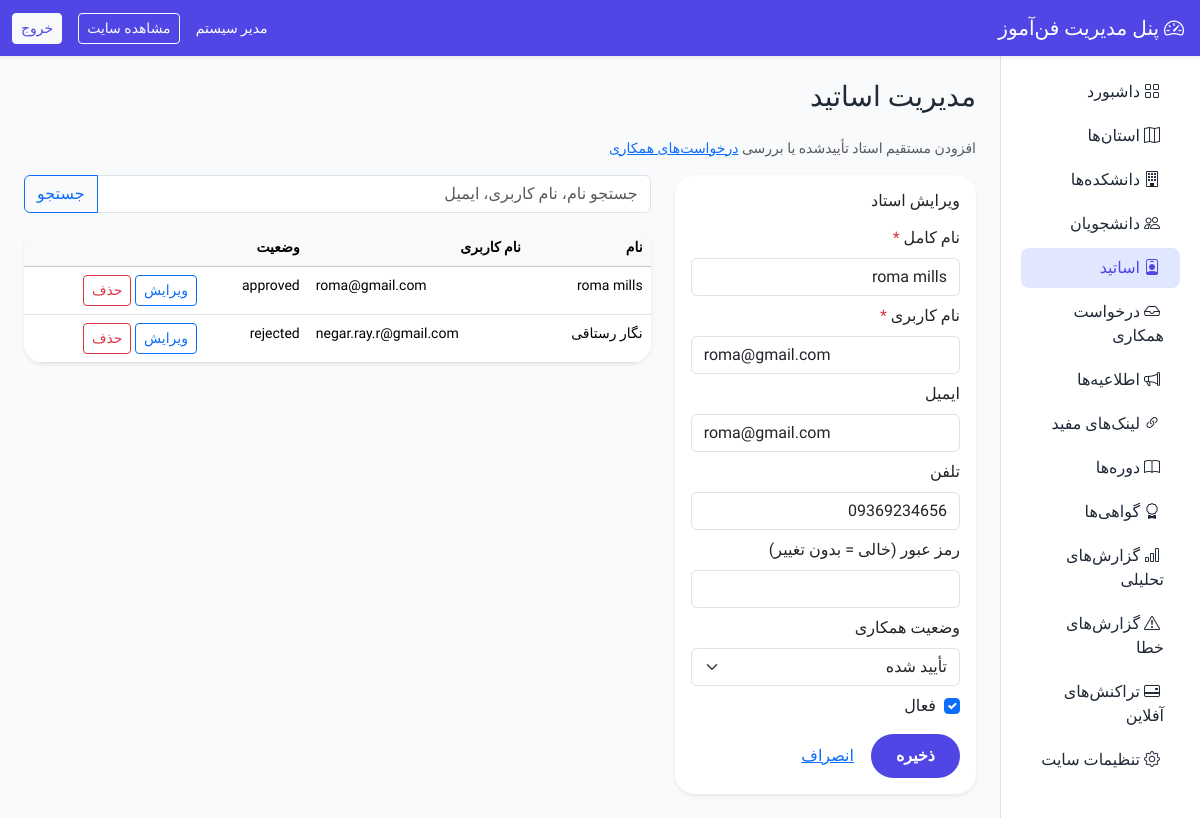
The app's page /admin/teachers.php?edit=14 (signed in), older data.
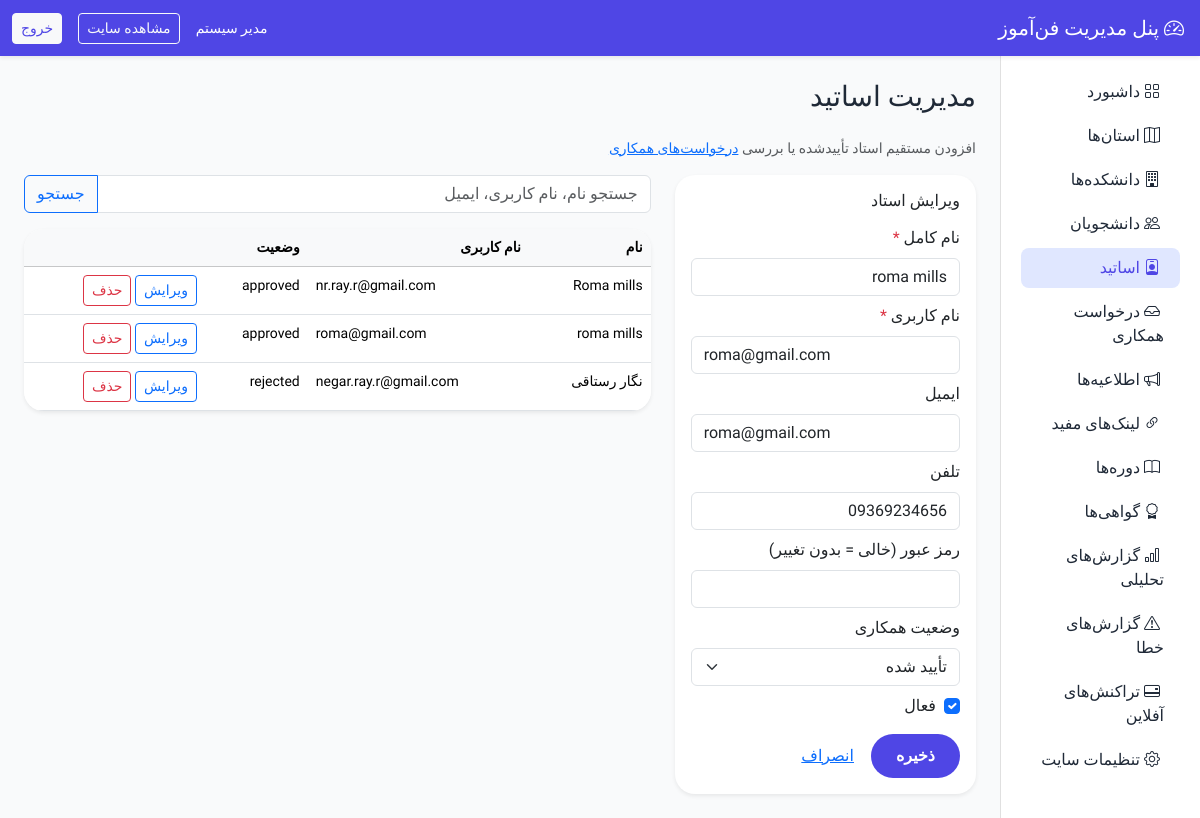
The same page, newer data.
### tables this page shows
CREATE TABLE `users` (
  `id` int(10) UNSIGNED NOT NULL,
  `role` enum('admin','teacher','student') NOT NULL,
  `username` varchar(100) DEFAULT NULL,
  `email` varchar(150) DEFAULT NULL,
  `password_hash` varchar(255) NOT NULL,
  `full_name` varchar(200) NOT NULL,
  `phone` varchar(20) DEFAULT NULL,
  `province_id` int(10) UNSIGNED DEFAULT NULL,
  `institution_id` int(10) UNSIGNED DEFAULT NULL,
  `student_code` varchar(50) DEFAULT NULL,
  `education_level` varchar(50) DEFAULT NULL,
  `national_id` varchar(10) DEFAULT NULL,
  `teacher_status` enum('none','pending','approved','rejected') NOT NULL DEFAULT 'none',
  `first_login_done` tinyint(1) NOT NULL DEFAULT 0,
  `is_active` tinyint(1) NOT NULL DEFAULT 1,
  `created_at` timestamp NOT NULL DEFAULT current_timestamp(),
  `updated_at` timestamp NOT NULL DEFAULT current_timestamp() ON UPDATE current_timestamp()
);

### config/app.php (called while the page is built, shortened)
<?php
return [
    'name' => 'فن‌آموز',
    'url' => 'http://localhost/FanAmooz',
    'timezone' => 'Asia/Tehran',
    'upload_path' => dirname(__DIR__) . '/uploads',
    'upload_url' => '/uploads',
    'session_name' => 'fanamooz_session',
    'roles' => [
        'admin' => 'مدیر',
        'teacher' => 'استاد',
        'student' => 'دانشجو',
    ],
];

### includes/bootstrap.php (called while the page is built, shortened)
<?php
$configApp = require dirname(__DIR__) . '/config/app.php';
date_default_timezone_set($configApp['timezone']);
require_once __DIR__ . '/db.php';
require_once __DIR__ . '/helpers.php';

### includes/helpers.php (called while the page is built, shortened)
<?php
function e($value): string
{
    return htmlspecialchars((string) $value, ENT_QUOTES | ENT_SUBSTITUTE, 'UTF-8');
}
function base_url(string $path = ''): string
{
    global $configApp;
    $base = rtrim($configApp['url'], '/');
    $path = ltrim($path, '/');
    return $path === '' ? $base : $base . '/' . $path;
}
function asset_url(string $path): string
{
    return base_url('assets/' . ltrim($path, '/'));
}
function old(string $key, $default = ''): string
{
    return e($_POST[$key] ?? $default);
}

### includes/db.php (called while the page is built, shortened)
<?php
function db(): PDO
{
    static $pdo = null;
    if ($pdo instanceof PDO) {
        return $pdo;
    }
    global $configDb;
    $dsn = sprintf(
        'mysql:host=%s;port=%d;dbname=%s;charset=%s',
        $configDb['host'],
        $configDb['port'],
        $configDb['dbname'],
        $configDb['charset']
    );
    $pdo = new PDO($dsn, $configDb['username'], $configDb['password'], [
        PDO::ATTR_ERRMODE => PDO::ERRMODE_EXCEPTION,
        PDO::ATTR_DEFAULT_FETCH_MODE => PDO::FETCH_ASSOC,
        PDO::ATTR_EMULATE_PREPARES => false,
    ]);
    return $pdo;
}

### admin/teachers.php (the view, shortened to what the changed rows need)
<?php
require_once dirname(__DIR__) . '/includes/bootstrap.php';
$activeMenu = 'teachers_list';
$errors = [];
$edit = null;
if (isset($_GET['edit'])) {
    $stmt = db()->prepare("SELECT * FROM users WHERE id = ? AND role = 'teacher'");
    $stmt->execute([(int) $_GET['edit']]);
    $edit = $stmt->fetch() ?: null;
}
$sql = "SELECT u.* FROM users u WHERE u.role = 'teacher'";
$params = [];
$sql .= " ORDER BY u.id DESC LIMIT 200";
$stmt = db()->prepare($sql);
$stmt->execute($params);
$items = $stmt->fetchAll();
require dirname(__DIR__) . '/includes/layout/admin_header.php';
?>
<h1 class="h3 mb-4">مدیریت اساتید</h1>
<div class="row g-4">
    <div class="col-lg-4">
        <div class="card border-0 shadow-sm">
            <div class="card-body">
                <h2 class="h6 mb-3"><?= $edit ? 'ویرایش استاد' : 'افزودن استاد' ?></h2>
                <form method="post" novalidate>
                    <div class="mb-2">
                        <label class="form-label">نام کامل <span class="text-danger">*</span></label>
                        <input name="full_name" class="form-control <?= isset($errors['full_name']) ? 'is-invalid' : '' ?>" value="<?= old('full_name', $edit['full_name'] ?? '') ?>">
                    </div>
                    <div class="mb-2">
                        <label class="form-label">نام کاربری <span class="text-danger">*</span></label>
                        <input name="username" class="form-control <?= isset($errors['username']) ? 'is-invalid' : '' ?>" dir="ltr" value="<?= old('username', $edit['username'] ?? '') ?>">
                    </div>
                    <div class="mb-2">
                        <label class="form-label">ایمیل</label>
                        <input type="email" name="email" class="form-control" dir="ltr" value="<?= old('email', $edit['email'] ?? '') ?>">
                    </div>
                    <div class="mb-2">
                        <label class="form-label">تلفن</label>
                        <input name="phone" class="form-control" value="<?= old('phone', $edit['phone'] ?? '') ?>" maxlength="11">
                    </div>
                    <?php if ($edit): ?>
                    <div class="mb-2">
                        <label class="form-label">وضعیت همکاری</label>
                        <select name="teacher_status" class="form-select searchable-select">
                            <option value="approved" <?= old('teacher_status', $edit['teacher_status'] ?? '') == 'approved' ? 'selected' : '' ?>>تأیید شده</option>
                        </select>
                    </div>
                    <div class="form-check mb-3">
                        <input type="checkbox" class="form-check-input" name="is_active" value="1" id="ta" <?= ((int)($edit['is_active'] ?? 1) === 1) ? 'checked' : '' ?>>
                        <label class="form-check-label" for="ta">فعال</label>
                    </div>
                    <?php endif; ?>
                </form>
            </div>
        </div>
    </div>
    <div class="col-lg-8">
        <div class="card border-0 shadow-sm table-responsive">
            <table class="table table-hover mb-0 small">
                <thead class="table-light"><tr><th>نام</th><th>نام کاربری</th><th>وضعیت</th><th></th></tr></thead>
                <tbody>
                    <?php foreach ($items as $item): ?>
                    <tr>
                        <td><?= e($item['full_name']) ?></td>
                        <td dir="ltr"><?= e($item['username'] ?? '') ?></td>
                        <td><?= e($item['teacher_status']) ?></td>
                        <td class="text-nowrap">
                            <a href="?edit=<?= (int) $item['id'] ?>" class="btn btn-sm btn-outline-primary">ویرایش</a>
                            <form method="post" class="d-inline" onsubmit="return confirm('حذف استاد؟')">
                                <button class="btn btn-sm btn-outline-danger">حذف</button>
                            </form>
                        </td>
                    </tr>
                    <?php endforeach; ?>
                </tbody>
            </table>
        </div>
    </div>
</div>
<?php require dirname(__DIR__) . '/includes/layout/admin_footer.php'; ?>

### includes/layout/admin_header.php (shortened to what the changed rows need)
<?php
$activeMenu = $activeMenu ?? '';
?>
<!DOCTYPE html>
<html lang="fa" dir="rtl">
<head>
    <link href="https://cdn.jsdelivr.net/npm/bootstrap@5.3.3/dist/css/bootstrap.rtl.min.css" rel="stylesheet">
    <link href="https://cdn.jsdelivr.net/npm/bootstrap-icons@1.11.3/font/bootstrap-icons.min.css" rel="stylesheet">
    <link href="<?= e(asset_url('css/theme.css')) ?>" rel="stylesheet">
<link rel="stylesheet" href="<?= asset_url('css/jalalidatepicker.min.css') ?>">
    <?php require __DIR__ . '/head_extras.php'; ?>
</head>
<body>
<div class="container-fluid">
    <div class="row">
		<aside class="col-lg-2 admin-sidebar py-3" id="adminSidebar">
    <nav class="nav flex-column px-2">
        <?php
                $menu = [
    'dashboard'       => ['index.php', 'داشبورد', 'bi-grid'],
    'provinces'       => ['provinces.php', 'استان‌ها', 'bi-map'],
    'institutions'    => ['institutions.php', 'دانشکده‌ها', 'bi-building'],
    'students'        => ['students.php', 'دانشجویان', 'bi-people'],
    'teachers_list'   => ['teachers.php', 'اساتید', 'bi-person-badge'],
    'teachers'        => ['teacher_applications.php', 'درخواست همکاری', 'bi-inbox'],
    'announcements'   => ['announcements.php', 'اطلاعیه‌ها', 'bi-megaphone'],
    'links'           => ['useful_links.php', 'لینک‌های مفید', 'bi-link-45deg'],
    'courses'         => ['courses.php', 'دوره‌ها', 'bi-book'],
    'certificates'    => ['certificates.php', 'گواهی‌ها', 'bi-award'],
	'analytical_reports' => ['analytics.php', 'گزارش‌های تحلیلی', 'bi-bar-chart'],
'error_reports'      => ['error_reports.php', 'گزارش‌های خطا', 'bi-exclamation-triangle'],
    'payments_offline'=> ['pending_payments.php', 'تراکنش‌های آفلاین', 'bi-credit-card-2-back'],
    'settings'        => ['settings.php', 'تنظیمات سایت', 'bi-gear'],
];
                foreach ($menu as $key => [$file, $label, $icon]):
                    $active = $activeMenu === $key ? 'active' : '';
                ?>
                <a class="nav-link <?= $active ?>" href="<?= e(base_url('admin/' . $file)) ?>">
                    <i class="bi <?= e($icon) ?> ms-1"></i> <?= e($label) ?>
                </a>
                <?php endforeach; ?>
    </nav>
</aside>
        <main class="col-lg-10 py-4 px-4">

Row changes from the older to the newer data that the page shows:
added users: full_name "Roma mills", username "nr.ray.r@gmail.com", teacher_status "approved"
